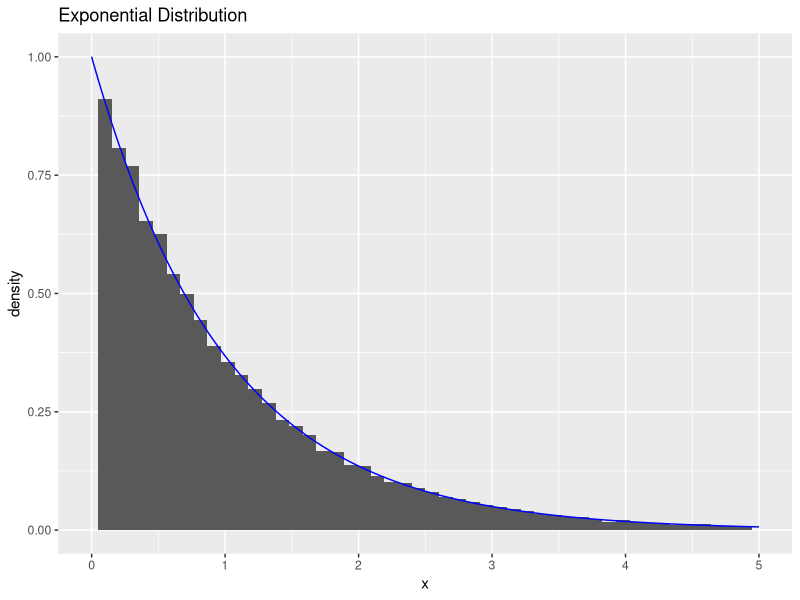

Reproduce this figure in R. (Note: this script raises an error after producing the figure.)
## ---- chunk 1
## Libraries used in Project
library(ggplot2)
library(knitr)
knitr::opts_chunk$set(echo = TRUE, warning=FALSE, message=FALSE)
opts_chunk$set(tidy.opts=list(width.cutoff=60),tidy=TRUE)
## ---- chunk 2
library(ggplot2)
# n: number of samples to generate
# rate: the rate
# expdist returns a vector with generated random numbers from exponential distribution

expdist <- function(rate, n) {
   u <- runif(n)
   x <-  -log( (1/rate)*( 1 - u))/rate
   list = list(x, u)
   return(list)
}

n <- 60000
lambda <- 1
outval <- expdist(lambda, n)
x = outval[[1]]
y = outval[[2]]

ggplot(data.frame(x=x))+geom_histogram(aes(x=x, y = ..density..),
bins = 50)  +geom_line(data = data.frame(x=x,y=dexp(x, rate = 1)),
aes(x=x, y=y) ,
color = "blue")+xlim(0,5)+ labs(title = "Exponential Distribution")
#color = "blue")+xlim(0,5)
#plot(x, data)

## ---- chunk 3
# f_b1 returns the value of f in this exercise, a gamma distribution
f_b1 <- function(alpha, x) {
  gamma = (1/gamma(alpha))*x^(alpha-1)*exp(-x)
  return((gamma)*(x>0))
}

# acceptance_criterion returns the alpha to accept/reject in rejection sampling
acceptance_criterion <- function(alpha, x) {
  const = (exp(1)+alpha)/(gamma(alpha)*exp(1)*alpha)
  alpha = f_b1(alpha, x)/(const*g_test(alpha, x))
  return(alpha)
}

# rejection_b generates samples from f by rejection sampling
# n: number of samples to generate
# alpha: shape parameter 
rejection_b <- function(alpha, n) {
  out = 1:n
  
  for (i in 1:n) {
    finished = 0
    while(finished==0) {
      u = runif(1)
      x = dist1(alpha, 1)[[1]]
      acceptance = acceptance_criterion(alpha, x)
      if(u <= acceptance) {
        out[i] = x
        finished = 1
      }
    }
  }
  return(out)
}


# f_testb is the theoretical function to test the algorithm with 
f_testb = function(x, alpha) {
  gamma = (1/gamma(alpha))*x^(alpha-1)*exp(-x)
  return((gamma)*(x>0))
}

n = 10000
alpha = 0.5


library(ggplot2)
samples_b1 <- rejection_b(alpha, n)
x <- seq(0,4,0.001)
data_b1 <- data.frame("samples_b1"=samples_b1)


ggplot(data=data_b1, aes(data_b1$samples_b1)) +
geom_histogram(aes(y=..density..), breaks = seq(0, 4, by = 0.1)) +theme(plot.title = element_text(hjust = 0.5))+
xlim(c(0,4)) + labs(title="Samples from gamma distribution", x="x", y="Density") +
stat_function(fun = f_testb, args = list(alpha), color = "red")
## ---- chunk 4
n <- 10000
# f_gamma the kernel of a gamma function
f_gamma <- function(x, alpha){
  return (x^(alpha - 1 )*exp(-x)*(x>0))
}

alpha <- 400

# gamma_b2b2 samples from gamma distribution with large alpha
gamma_b2b2 <- function(alpha, n){
  x = 1:n
  loga = 0.5*((alpha-1)*log(alpha-1)+(1-alpha))
  logb = 0.5*((alpha+1)*log(alpha+1)-1-alpha)
  trials = 1
  
  for (i in 1:n){
    logx1 = loga + log(runif(1))
    logx2 = logb + log(runif(1))
    f_condition = 0.5*((alpha-1)*(logx2-logx1)-exp(logx2-logx1))
    while(logx1 > f_condition){
    logx1 = loga + log(runif(1))
    logx2 = logb + log(runif(1))
    f_condition = 0.5*((alpha-1)*(logx2-logx1)-exp(logx2-logx1))
    trials = trials + 1
    }
    
     x[i] = exp(logx2-logx1)
  }
  return(cbind(x, trials-1))
}


samples_b2b = gamma_b2b2(alpha, n)[,1]
hist(samples_b2b, breaks = 40, freq = FALSE, main = bquote("Histogram of gamma distribution when "~alpha == .(alpha)))
curve(dgamma(x, alpha, 1), col = "red", lwd = 2, add=TRUE)

test_tries <- function(n) {
  alpha = seq(2,2000,10)
  tryvector = 1:length(alpha)
  for (i in 1:length(alpha)) {
    tries = gamma_b2b2(alpha[i], n)[,2][1]
    tryvector[i] = tries
  }
  return(cbind(alpha, tryvector))
  
}

test_try = test_tries(1000)

plot(test_try[,1], test_try[,2])

## ---- chunk 5
# Delete this before merging the files, only for help
# n: number of samples to generate
# rate: the rate
# expdist returns a vector with generated random numbers from exponential distribution
expdist <- function(rate, n) {
   u <- runif(n)
   x <-  -log( (1/rate)*( 1 - u))/rate
   list = list(x, u)
   return(list)
}

# gammaab samples from the gamma distribution for all values of alpha and beta > 0 
gammaab <- function(alpha, beta, n) {
  if(alpha>0&&alpha<1) {
    X = rejection_b(alpha, n)/beta
  }
  else if(alpha==1) {
    X = expdist(1, n)[[1]]
  }
  else if (alpha>1) {
    X = gamma_b2b2(alpha,n)[,1]
  }
  else {
    print("alpha not valid")
    return(0)
  }
  Y = X/beta
  return(Y)
}

# theoretical_gamma is the theoretical function to test the algorithm with for alpha, beta > 0
theoretical_gamma = function(x, alpha, beta) {
  gamma = ((beta^alpha)/gamma(alpha))*x^(alpha-1)*exp(-beta*x)
  return((gamma)*(x>0))
}

alpha = 2
beta = 2
n = 10000

samples_ab <- gammaab(alpha, beta, n)
hist(samples_ab, breaks = 40, freq = FALSE, main = bquote("Histogram of samples from gamma when "~alpha == .(alpha) ~beta ==.(beta)))
curve(theoretical_gamma(x, alpha, beta), col = "red", lwd = 2, add=TRUE)

## ---- chunk 6
# sample_beta samples from beta(alpha, beta) distribution 
# n: number of samples
sample_beta <- function(alpha, beta, n) {
  x = gammaab(alpha, 1, n)
  y = gammaab(beta, 1, n)
  z = x/(x+y)
  return(z)
}

alpha = 0.5
beta = 0.5
n = 10000
samples_beta <- sample_beta(alpha, beta, n)
hist(samples_beta, breaks = 40, freq = FALSE, main = bquote("Histogram of samples from beta when "~alpha == .(alpha) ~beta ==.(beta)))
curve(dbeta(x, alpha, beta), col = "red", lwd = 2, add=TRUE)

## ---- chunk 7
# Delete this before the exercise is finished, only for help 
mynormal <- function(n) {
  u1=runif(n)
  u2=runif(n)
  return (sqrt(-2*log(u1))*sin(2*pi*u2))
}
## ---- chunk 8
# indicator_func return
indicator_func <- function(x) {
  return (x>4)
}

# monte_carlo estimates the probability and the variance
# n: number of samples to generate when estimating
rm("c")
monte_carlo <- function(n) {
  normal = mynormal(n)
  h = indicator_func(normal)
  theta_estimate = (1/n)*sum(h)
  variance_estimate = var(h)/(n-1)
  return(c(theta_estimate, variance_estimate))
}

n = 100000

monte_carlo_test <- monte_carlo(n)
# lower: lower limit of confidence interval
# upper: upper limit of confidence interval

lowermc <- monte_carlo_test[1] + qnorm(0.025)*sqrt(monte_carlo_test[2])

uppermc <- monte_carlo_test[1] + qnorm(0.975)*sqrt(monte_carlo_test[2])

## ---- chunk 9
# importance_sampling estimates the probability via the density g
# n: number of samples to generate
importance_sampling <- function(n) {
  u = runif(n)
  x = sqrt(16-2*log(1-u))
  f = 1/sqrt(2*pi)*exp(-0.5*x^2)
  g = x*exp(-0.5*x^2+8)
  h = indicator_func(x)
  theta_estimate = (1/n)*sum(h*f/g)
  variance_estimate = (1/(n*(n-1)))*sum(h*f/g-theta_estimate)^2
  return(c(theta_estimate, variance_estimate))
}

n = 10^5
importance_test <- importance_sampling(n)

# lower: lower limit of confidence interval
# upper: upper limit of confidence interval
lowerim <- importance_test[1] + qnorm(0.025)*sqrt(importance_test[2])
upperim <- importance_test[1] + qnorm(0.975)*sqrt(importance_test[2])
## ---- chunk 10
monte_carlo_test5 <- monte_carlo(10^5)
monte_carlo_test6 <- monte_carlo(10^6)
monte_carlo_test7 <- monte_carlo(10^7)

lowermc5 <- monte_carlo_test5[1] + qnorm(0.025)*sqrt(monte_carlo_test5[2])

uppermc5 <- monte_carlo_test5[1] + qnorm(0.975)*sqrt(monte_carlo_test5[2])

lowermc6 <- monte_carlo_test6[1] + qnorm(0.025)*sqrt(monte_carlo_test6[2])

uppermc6 <- monte_carlo_test6[1] + qnorm(0.975)*sqrt(monte_carlo_test6[2])

lowermc7 <- monte_carlo_test7[1] + qnorm(0.025)*sqrt(monte_carlo_test7[2])

uppermc7 <- monte_carlo_test5[1] + qnorm(0.975)*sqrt(monte_carlo_test7[2])
## ---- chunk 11
# antithet gives an estimate of the probability and the variance 
# n: number of sample pairs to generate
antithet <- function(n){
  u = runif(n)
  x1 = sqrt(16-2*log(u)) 
  x2 = sqrt(16-2*log(1-u))
  f1 = (1/sqrt(2*pi))*exp(-0.5*x1^2) 
  f2 = (1/sqrt(2*pi))*exp(-0.5*x2^2)
  g1 = x1*exp(-0.5*x1^2+8) 
  g2 = x2*exp(-0.5*x2^2+8)
  h1 = indicator_func(x1)
  h2 = indicator_func(x2)
  
  theta_estimate1 = (1/n)*sum(h1*f1/g1)
  theta_estimate2 = (1/n)*sum(h2*f2/g2)
  theta_estimate = (theta_estimate1+theta_estimate2)/2
  
  variance_estimate1 = (1/(n-1))*sum(h1*f1/g1-theta_estimate1)^2
  variance_estimate2 = (1/(n-1))*sum(h2*f2/g2-theta_estimate2)^2
  cov = (1/(n-1))*sum(h1*f1/g1-theta_estimate1)*sum(h2*f2/g2-theta_estimate2)
  variance_estimate = (1/(4*n))*(variance_estimate1+variance_estimate2+2*cov)
  
  return(c(theta_estimate, variance_estimate))
}
## ---- chunk 12
antithetic_test <- antithet(5*10^4)

loweranti <- antithetic_test[1] + qnorm(0.025)*sqrt(antithetic_test[2])

upperanti <- antithetic_test[1] + qnorm(0.975)*sqrt(antithetic_test[2])
## ---- chunk 13
# f is the  posterior function to sample from, not normalized
# theta: parameter between 0 and 1, sampled from U(0,1)
# y: observed values
f <- function(theta, y) {
  return((2+theta)^y[1]*(1-theta)^(y[2]+y[3])*theta^y[4])
}

# f_normalized is the posterior function, normalized
f_normalized <- function(theta, y) {
  c = integrate(f,0,1,y)$value
  return(f(theta,y)/c)
}

# alpha finds the acceptance probability alpha
alpha <- function(theta, y) {
  c = optimize(f, interval = c(0,1), maximum = TRUE, y=y)$objective
  return(f(theta, y)/c)
}

# rejection_d samples from the posterior by rejection sampling
# n: number of samples to generate
rejection_d <- function(y, n) {
  out = 1:n
  g = function() {return(runif(1))}
  
  for (i in 1:n) {
    finished = 0
    while(finished==0) {
      u = runif(1)
      theta = g()
      alpha = alpha(theta, y)
      if(u <= alpha) {
        out[i] = theta
        finished = 1
      }
    }
  }
  return(out)
}

y = c(125,18,20,34)
n = 10000

library(ggplot2)
samples_d1 <- rejection_d(y, n)
x <- seq(0,1,0.001)
data_d1 <- data.frame("samples_d1"=samples_d1)
ggplot(data=data_d1, aes(data_d1$samples_d1)) +
geom_histogram(aes(y=..density..), breaks = seq(0, 1, by = 0.005)) +theme(plot.title = element_text(hjust = 0.5))+
xlim(c(0.4,0.85)) + labs(title="Posterior density", x="x", y="Density") +
stat_function(fun = f_normalized, args = list(y), color = "red")
## ---- chunk 14
M = 10000
# 
# post_mean_mc: the estimated posterior mean
thetas <- rejection_d(y, M)
post_mean_mc <- mean(thetas)

# inside_integral is what we want to integrate
inside_integral = function(theta,y) {
    return(theta*f_normalized(theta,y))
}

# numerical_mean is the mean found by numerical integration
numerical_mean <- integrate(inside_integral,0,1,y)[[1]]
## ---- chunk 15
x <- seq(0,1,0.001)
data_d1 <- data.frame("thetas"=thetas)
ggplot(data=data_d1, aes(data_d1$thetas)) +
geom_histogram(aes(y=..density..), breaks = seq(0, 1, by = 0.005)) +theme(plot.title = element_text(hjust = 0.5))+
xlim(c(0.4,0.85)) + labs(title="Posterior density with posterior mean", x="x", y="Density") +
stat_function(fun = f_normalized, args = list(y), color = "red")+geom_vline(xintercept = post_mean_mc,color="red")
## ---- chunk 16
# rejection_d_count samples from the posterior by rejection sampling and counts the number of trials to one acceptance
# n: number of samples to generate
rejection_d_count <- function(y, n) {
  out = 1:n
  g = function() {return(runif(1))}
  
  for (i in 1:n) {
    finished = 0
    count = 0
    while(finished==0) {
      u = runif(1)
      theta = g()
      alpha = alpha(theta, y)
      count = count + 1
      if(u <= alpha) {
        out[i] = count
        count = 0
        finished = 1
      }
    }
  }
  return(out)
}

y = c(125,18,20,34)
n = 10000

# simulated number of trials 
number_of_trials <- mean(rejection_d_count(y,n))

#c_const finds the constant c, i.e. the numerical computation of the theoretical number of trials for one acceptance
c_const <- function(y) {
  c = optimize(f_normalized, interval = c(0,1), maximum = TRUE, y=y)$objective
  return(c)
}

c_numerical <- c_const(y)
## ---- chunk 17
#fnew calculates the unnormalized new posterior distribution
fnew <- function(theta, y) {
  fnew = 5*(1-theta)^4*(2+theta)^y[1]*(1-theta)^(y[2]+y[3])*theta^y[4]
}

# weight calculates the self-normalizing weights to use in importance sampling
weight <- function(theta, y) {
  return(fnew(theta, y)/f(theta, y))
}

# fnew_normalized calculates the normalized new posterior distribution
fnew_normalized <- function(theta, y) {
  const = integrate(fnew, 0, 1, y)$value
  return(fnew(theta, y)/const)
}

fnew_normalized(0.5,y)
# importance_d4 estimates the mean via importance sampling
# y: observed values
# n: number of samples to use in the estimation
importance_d4 <- function(y, n) {
  theta = rejection_d(y, n)
  estimate = sum(theta*weight(theta, y))/sum(weight(theta,y))
  return(estimate)
}

n = 10000
simulated_d4 <- importance_d4(y, n)

# integrand_d4 is the expression to integrate
integrand_d4 <- function(theta, y) {
  return(fnew_normalized(theta, y)*theta)
}

# numerical_d4 numerically calculates the integral
numerical_d4 <- function(y) {
  return(integrate(integrand_d4, 0,1,y)$value)
}

num_d4 <- numerical_d4(y)
